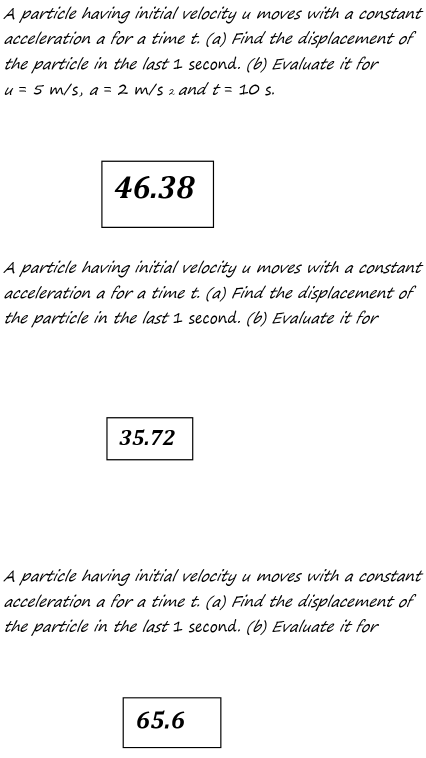
#> input picture TEST.png, 852 x 1515 px (shown at 1/2 size)
$ python detectBox.py
#> lines starting #> are read from the running program, lines starting #| are printed output that depends on the picture; after the words box and inside, x2 and y2 are one past the last pixel; in counts of white or black regions, pixels touching at a corner belong together
import cv2
import os
import pytesseract
pytesseract.pytesseract.tesseract_cmd = r"C:/Program Files/Tesseract-OCR/tesseract.exe"

img = cv2.imread('TEST.png')
#> img is the input picture: shape (1515, 852, 3); min 0, max 255, mean 245.2

gray = cv2.cvtColor(img, cv2.COLOR_BGR2GRAY)

edges = cv2.Canny(gray, 50, 150)
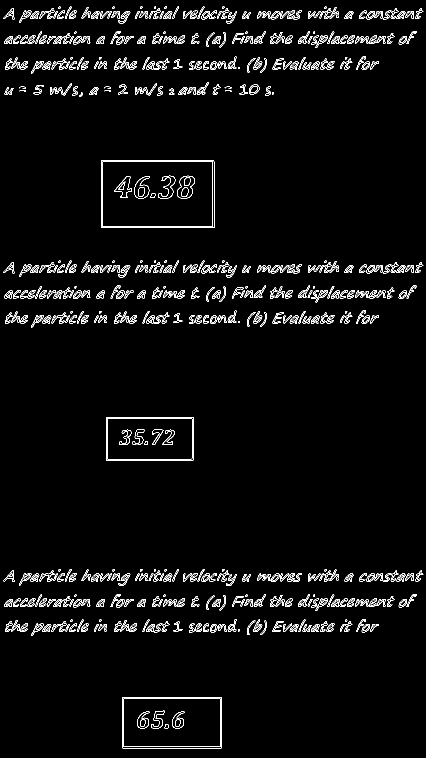
#> edges: shape (1515, 852) (shown at 1/2 size); 3.3% white in thin lines or dots

contours, hierarchy = cv2.findContours(
    edges, cv2.RETR_EXTERNAL, cv2.CHAIN_APPROX_SIMPLE)
#> contours = 571 contours, 204 with area under 20; largest, box (x1, y1, x2, y2) and area: (202, 321, 429, 456) 30282, (245, 1394, 443, 1497) 20094, (212, 834, 387, 921) 14964, (498, 169, 519, 189) 300, (631, 1197, 656, 1222) 215

for i, cnt in enumerate(contours):
    x, y, w, h = cv2.boundingRect(cnt)
    if 600 > w > 30 and 600 > h > 30:
        box_img = img[y:y+h, x:x+w]
        filename = f'box{i}.jpg'
        cv2.imwrite(filename, box_img)
#> this loop made 571 passes
#> (cnt, x, y, w, h, filename) on pass 1: ([[245, 1394], [245, 1496], [442, 1496], [442, 1394]], 245, 1394, 198, 103, 'box0.jpg')
#> (x, y, w, h, filename) on passes 182, 363: (212, 834, 175, 87, 'box181.jpg'), (202, 321, 227, 135, 'box362.jpg')
#> pass 1, `box_img = img[y:y+h, x:x+w]`:
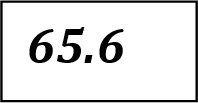
#> box_img: shape (103, 198, 3); min 0, max 255, mean 223.1


num_boxes = len([name for name in os.listdir('.') if name.endswith('.jpg')])
print(f'Detected {num_boxes} boxes')
